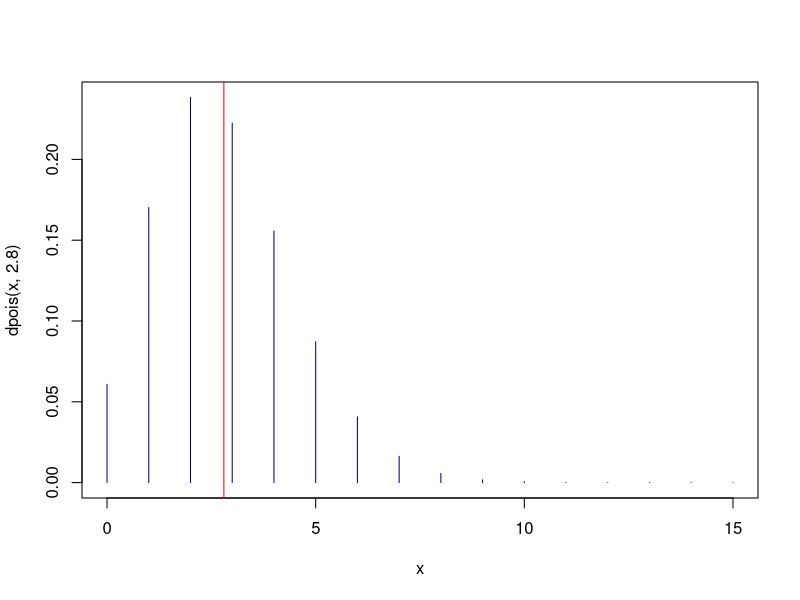
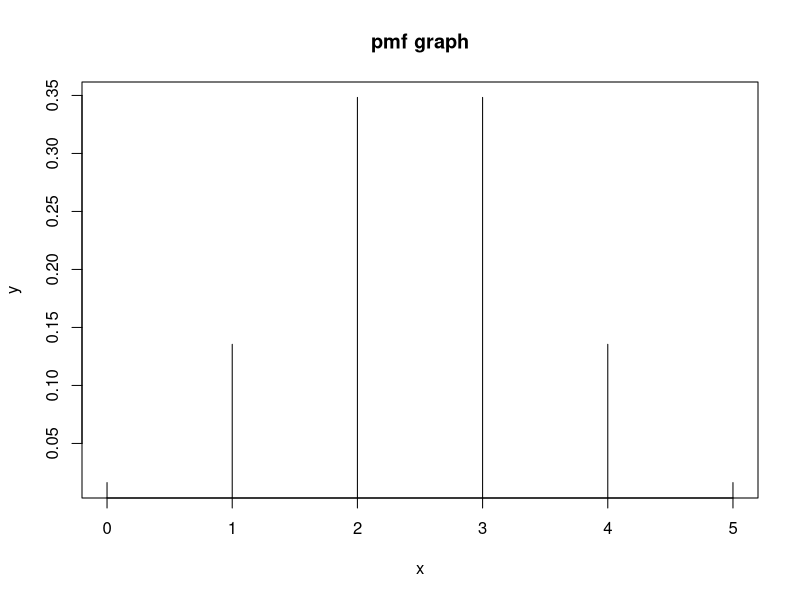
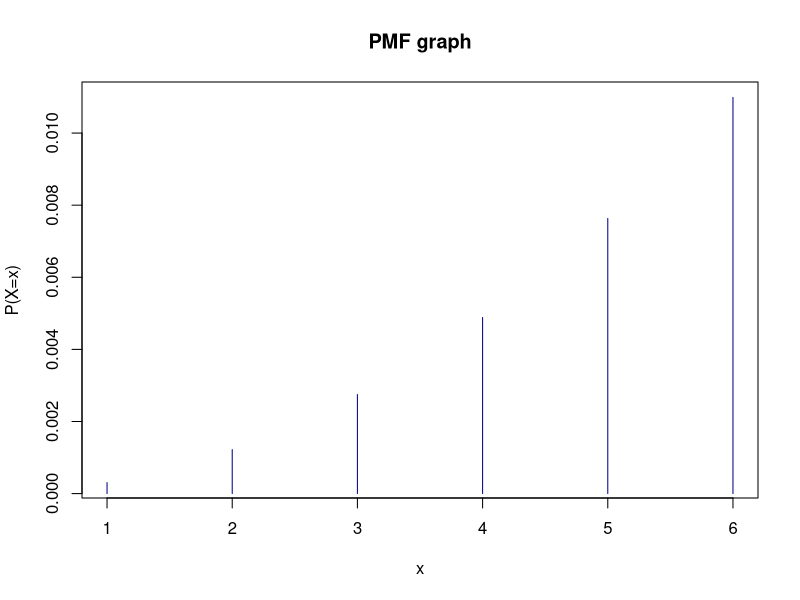

Write R code to recreate these figures, in order.
##midterm practice 

#question 1:

#1a

p = 0.6 
n = 40
pbinom(30,40,0.6) - pbinom(24,40,0.6)

#1b
ex = n*p
sd = sqrt(40*0.6*(1-0.6))

round(mean(rbinom(100000,40,0.6)), digits = 4)  
round(sd(rbinom(1000000,40,0.6)), digits = 4)

#1c
pnbinom(10,10,0.6) - pnbinom(3,10,0.6)

#question 2:

#2a
x = c(0.1,0.1,0.3,0.5)
y = c(28,58.5,31,77)

Ex = sum(x*y)
Ex

#2b:

EX2 = sum(x*y^2)
Var = EX2 - Ex^2
Sd = sqrt(Var)
Sd

#2c: 

19.5*Ex+300-800

#question 3

#3a
lamb = 2.8
dpois(0,2.8)

#3b
1 - ppois(0,2.8)

#3c:
dpois(1,2.8)/ppois(3,2.8)

x = 0:15
plot(x, dpois(x,2.8), type = "h", col = "dark blue")
abline(v = lamb, col = "red")

#right tailed poisson distribution 

#Quiz 1 

#Question 1 #BIG TIME REVIEW :(((())))

#1a

tot = 5^3

#1b

##P('7' = 1)

s1 = choose(3,1) #prob of 7 in every slot 
s2 = choose(1,0)*choose(4,1) #prob of anything else in the second 
s3 = choose(1,0)*choose(4,1) #prob of anything else in the third

PA = (s1*s2*s3)/tot
PA
#1c

###WRONG WRONG WRONG 

s1 = choose(3,2)
s2 =  choose(3,2)#prob of anything else in the second 
s3 = choose(3,2) #prob of anything else in the third
1 - (s1*s2*s3)/tot

1 - (2/5)^3

#1d
(choose(3,1)*3*3)/125


#1e 

(choose(3,2)*3*3*2)/125
#P(A)              #P(B)                   #P(AnB)
PA + (choose(3,2)*3*3*2)/125 - ((s1*s2*s3)/tot)

#question2 

#P(red) = 4P(white)
#P(pink) = 3P(White)

#2a 

#1 = p(white) + p(red) + p(pink)
# 1 = pw + 4pw + 3pw 
# 1 = pw(1+4+3)
# 1 = pw(8)
# 1/8 = pw 
# pr = 4*1/8 = 4/8
# pp = 3*1/8 = 3/8

Pred = 0.5

Pwhite = 1/8

Ppink = 3/8

#2b 

Pred * 0.95 

#2c
options(digits = 10)

Ppink*0 + (Pwhite*0.10) + Pred*0.05 

#question 3 

#3a

funct = function(x){
  
  (choose(10,x)*choose(10,5-x))/choose(20,5)
  
}

#3b
x = 0:5
plot(x, funct(x), type = "h", main = "pmf graph", xlab = "x", ylab = "y")

#this is a two tailed graph 

#question 4 

#4a 

x = 1:6

#1 = k * E(x^2)
# E(x^2) = (n*(n+1)*(2*n+1))/6
#1/(n*(n+1)*(2*n+1))/6 = k
n = 6 

k = 1/(n*(n+1)*(2*n+1))/6 

probdist = function(bu){
  k*bu^2
}
x = 1:6
#4b
plot(x,probdist(x), type = "h", col = "dark blue", main = "PMF graph", ylab = "P(X=x)", xlab = "x")

#this is a left tailed distribution 

#4c
X = 4:6
sum(probdist(X)) #should be 0.846 this is literally right but idk what is happening 
X = 1:3
1 - sum(probdist(X)) #wtf is wrong with this. 

#4d 
x = 1:6
m1 = sum(x*probdist(x))
m2 = sum(x^2*probdist(x))
sd = sqrt(m2 - m1^2)
sd
